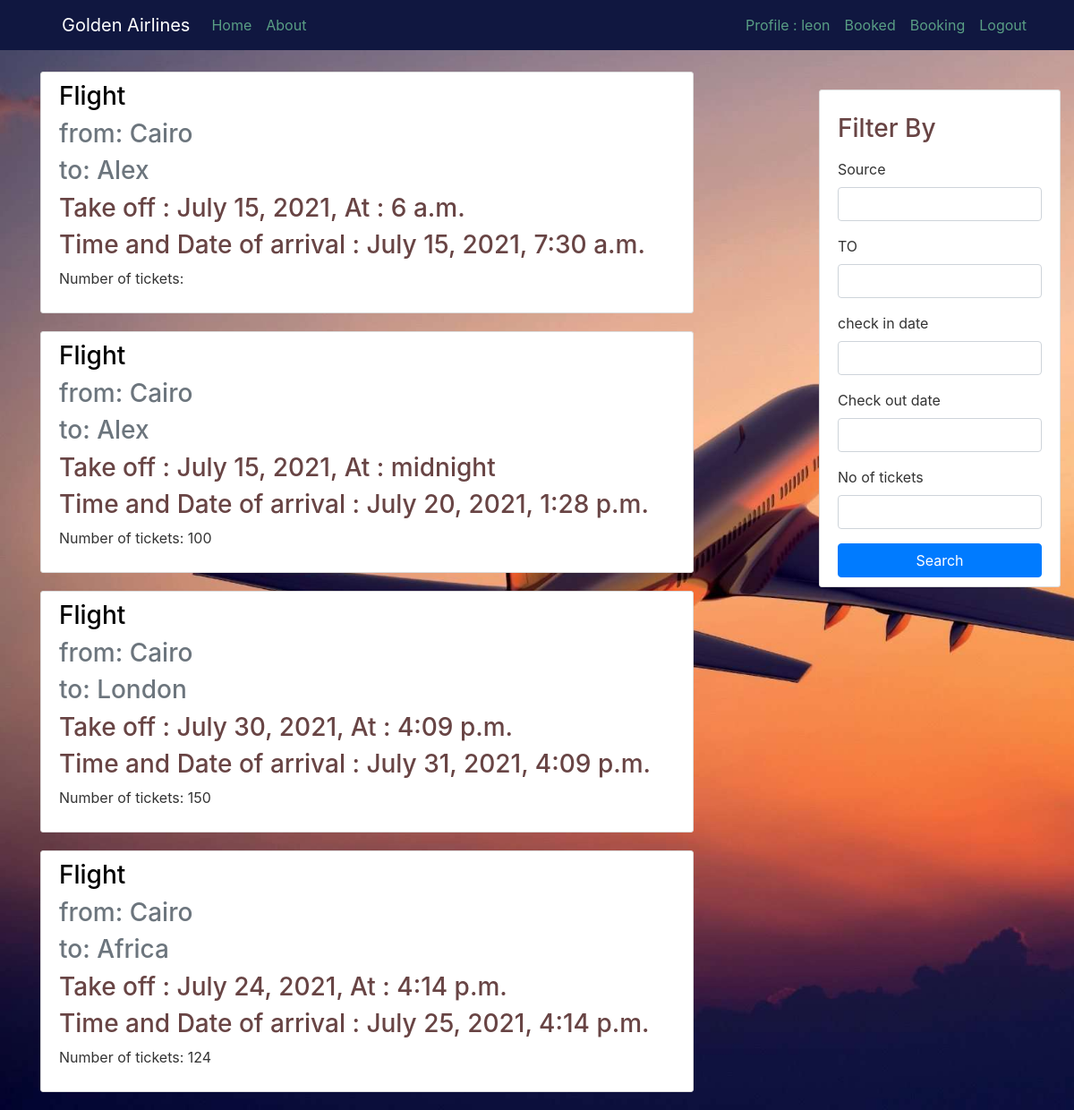
The page / (signed in) on the database its author committed.
### blog/models.py (models this page shows, shortened)
class add_flight(models.Model):
    source = models.CharField(max_length=100)
    To = models.CharField(max_length=100)
    check_in_date = models.DateTimeField(default=timezone.now)
    check_out_date = models.DateTimeField(default=timezone.now)
    author = models.CharField(default='Admin', max_length=10)
    no_of_tickets = models.DecimalField(default=100, max_digits=3, decimal_places=0)
    plane = models.ForeignKey(AddAirCraft, null=True, on_delete=models.SET_NULL)

### aircraft/models.py (models this page shows, shortened)
class AddAirCraft(models.Model):
    name = models.CharField(max_length=100,default=int(1))
    type = models.CharField(
        max_length=10,
        choices=AIRCRAFT_TYPES,
        default=int(1),
    )
    number_of_sets = models.DecimalField(default=100, max_digits=3, decimal_places=0)

### blog/views.py (the view)
# urls.py: path('', views.home, name='blog-home'),
def home(request):
    flights = add_flight.objects.all()
    searchFilter = add_flightFilter(request.GET, queryset=flights)
    context = {
        'flights': flights,
        'searchFilter': searchFilter,
    }
    return render(request, 'blogs/home.html', context)

### blog/templates/blogs/home.html
{% extends "blogs/Base.html" %}
{% load crispy_forms_filters %}
{% load bootstrap %}
{% block content %}
<div class="  split right col-md-4">
    <div>
        <div class="content-section">
            <p>
            <h3>Filter By</h3></p>
            <form method="get" class=" list-group">
                {{ searchFilter.form|crispy }}
                <button class="btn btn-primary" type="submit" style="align-items: center">Search</button>
            </form>
        </div>
    </div>
</div>
{% for flight in searchFilter.qs %}
<article class="media content-section">
    <div class="media-body">
        <h3 class="article-title"> Flight</h3>
        <h3 class="text-muted">from: {{ flight.source.capitalize }} </h3>
        <h3 class="text-muted">to: {{ flight.To.capitalize }}</h3>
        <h3 class="article-content"> Take off : {{ flight.check_in_date.date }}, At : {{ flight.check_in_date.time }}</h3>
        <h3 class="article-content"> Time and Date of arrival : {{ flight.check_out_date }}</h3>
        <p class="article-content">Number of tickets: {{ flight.plane.number_of_sets }}</p>
    </div>
</article>
{% endfor %}
{% endblock content %}

### blog/templates/blogs/Base.html (shortened to what this page needs)
{% load static %}
{% load crispy_forms_tags %}
<!DOCTYPE html>
<html>
<head>
    <link rel="stylesheet" href="https://maxcdn.bootstrapcdn.com/bootstrap/4.0.0/css/bootstrap.min.css"
>
    <link rel="stylesheet" type="text/css" href="{% static 'blog/main.css' %}">
</head>
<body>
<header class="site-header">
    <nav class="navbar navbar-expand-md navbar-dark bg-steel fixed-top">
        <div class="container">
            <a class="navbar-brand mr-4" href="{% url 'blog-home' %}"> <a class="navbar-brand" href="/">Golden
                Airlines</a>
                <div class="collapse navbar-collapse" id="navbarToggle">
                    <div class="navbar-nav mr-auto">
                        <a class="nav-item nav-link" href="{% url 'blog-home' %}">Home</a>
                        <a class="nav-item nav-link" href="{% url 'blog-about' %}">About</a>
                    </div>
                    <div class="navbar-nav">
                        {% if user.is_authenticated %}
                        <a class="nav-item nav-link" href="{% url 'profile' %}">Profile : {{user.username}}</a>
                        <a class="nav-item nav-link" href="{% url 'bolg-booked' %}">Booked</a>
                        <a class="nav-item nav-link" href="{% url 'chooseClass' %}">Booking</a>
                        <a class="nav-item nav-link" href="{% url 'logout' %}">Logout</a>
                        {% else %}
                        <a class="nav-item nav-link" href="{% url 'login' %}">Login</a>
                        <a class="nav-item nav-link" href="{% url 'register' %}">Register</a>
                        {% endif %}
                    </div>
                </div>
        </div>
    </nav>
</header>
<main role="main" class="container">
    <div class="row">
        <div class="col-md-8">
            {% block content %}{% endblock %}
        </div>
    </div>
</main>
</body>
</html>

### blog/static/blog/main.css (style rules this page uses)
body { color: #333333; margin-top: 5rem; background-repeat: no-repeat; background-image: url("wp3698898.jpg"); background-size: cover; min-height: 100%; min-width: 100%; background-color: #101740; }
h3 { color: #684444; }
.bg-steel { background-color: #101740; }
.site-header .navbar-nav .nav-link { color: #599e84; }
.content-section { background: #ffffff; padding: 10px 20px; border: 1px solid #dddddd; border-radius: 3px; margin-bottom: 20px; }
.article-title { color: #000000; }
.article-content { white-space: pre-line; }
.split { width: 25%; position: fixed; z-index: 1; top: 0; overflow-x: hidden; padding-top: 100px; }
.right { right: 0; }

### rows shown on the page
add_flight: source "Cairo", To "Alex", check_in_date "July 15, 2021", check_in_date.time "6 a.m.", check_out_date "July 15, 2021, 7:30 a.m."
add_flight: source "Cairo", To "Alex", check_in_date "July 15, 2021", check_in_date.time "midnight", check_out_date "July 20, 2021, 1:28 p.m.", plane.number_of_sets "100"
add_flight: source "Cairo", To "London", check_in_date "July 30, 2021", check_in_date.time "4:09 p.m.", check_out_date "July 31, 2021, 4:09 p.m.", plane.number_of_sets "150"
add_flight: source "Cairo", To "Africa", check_in_date "July 24, 2021", check_in_date.time "4:14 p.m.", check_out_date "July 25, 2021, 4:14 p.m.", plane.number_of_sets "124"

### other values the page prints
{{ user.username }} "leon"
